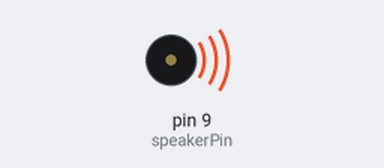
A sketch run on a simulated Arduino Uno, built with avr-gcc and run on an emulated ATmega328P. On the bench: buzzer (waves = sounding).

Above: at 0.1 s.
Timing chart, 0 to 1.6 s (numbered marks = the images above):
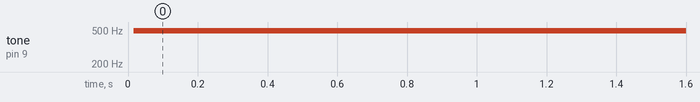

The sketch:

Sine_High.ino
```cpp
const int speakerPin = 9;
const int numSamples = 100;
int sineData[numSamples];

void setup() {
  pinMode(speakerPin, OUTPUT);
  for (int i = 0; i < numSamples; i++) {
    sineData[i] = 127.5 + 127.5 * sin(2 * PI * i / numSamples);
  }
}

void loop() {
  for (int i = 0; i < numSamples; i++) {
    analogWrite(speakerPin, sineData[i]);
    delayMicroseconds(50); // Reduzierte Verzögerung für höhere Frequenz
  }
}
```

Measured:
- by itself, tone on pin 9 (speakerPin): silent → 490 Hz at 0.02 s
